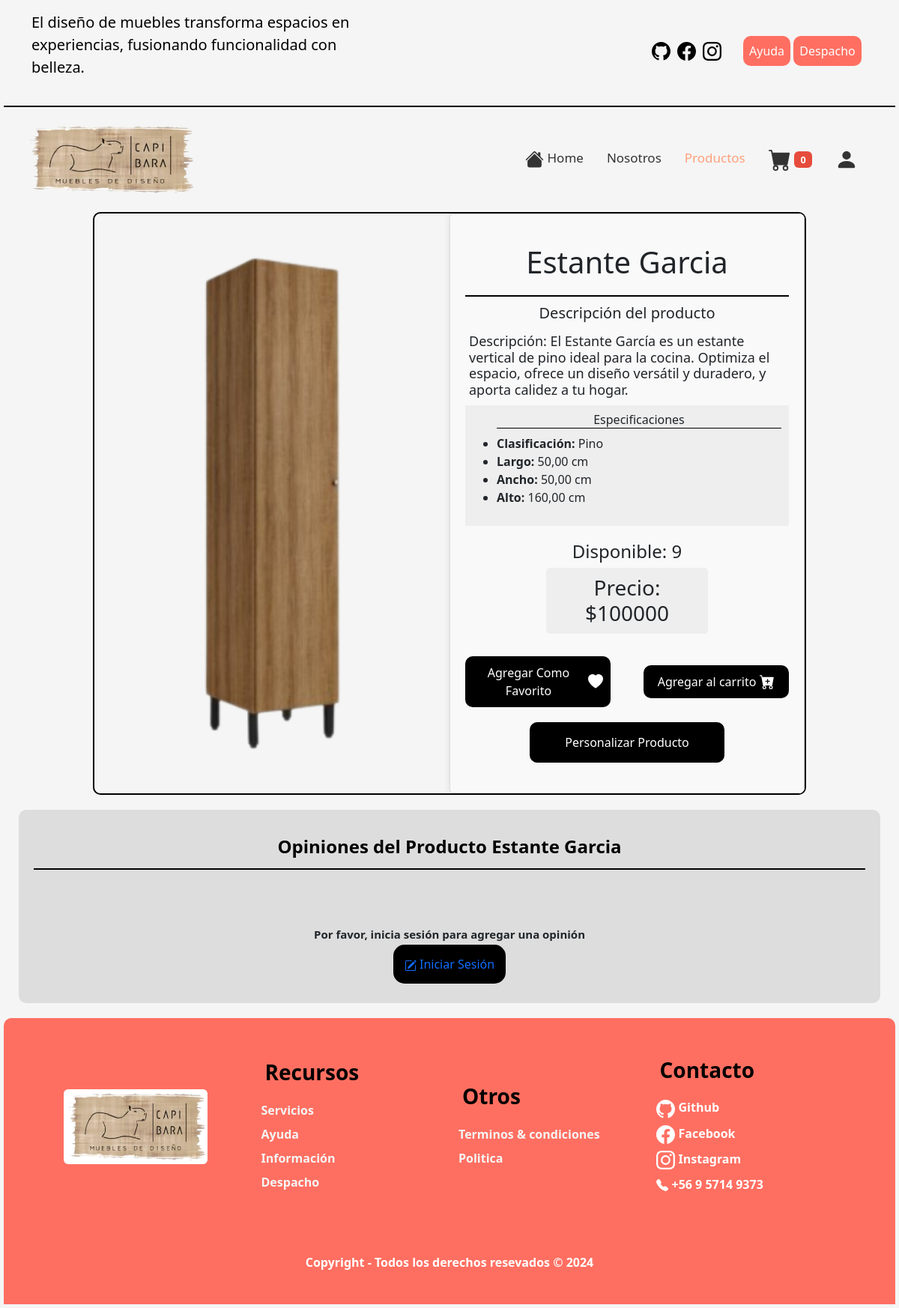
Page /ver_producto/1001/ on the committed database.
### apps/capibara/models.py (models this page shows, shortened)
class Producto(models.Model):
    img = models.ImageField(upload_to="imgProductos")
    cod = models.IntegerField(primary_key=True)
    nombre = models.CharField(max_length=100, null=False)
    clasificacion = models.CharField(max_length=100, null=False)
    categoria = models.ForeignKey(Categoria, on_delete=models.CASCADE)
    mueble = models.ForeignKey(Mueble, on_delete=models.CASCADE)
    stock = models.IntegerField(null=False)
    precio = models.IntegerField(null=False, default=0)
    descripcion = models.TextField(blank=True, null=True)
    fecha_ingreso = models.DateField(auto_now_add=True)
    ventas = models.IntegerField(default=0)
    largo_cm = models.DecimalField(
        max_digits=10, decimal_places=2, null=False, blank=False
    )
    ancho_cm = models.DecimalField(
        max_digits=10, decimal_places=2, null=False, blank=False
    )
    alto_cm = models.DecimalField(
        max_digits=10, decimal_places=2, null=False, blank=False
    )
    cantidad_planchas = models.IntegerField(default=0, blank=False)
    cantidad_tornillos = models.IntegerField(default=0, blank=False)
    cantidad_manillas = models.IntegerField(default=0, blank=False)
    cantidad_bisagras = models.IntegerField(default=0, blank=False)
    cantidad_patas_gomas = models.IntegerField(default=0, blank=False)
    cantidad_rieles = models.IntegerField(default=0, blank=False)
    disponible = models.BooleanField(default=True)

### apps/capibara/views.py (the view)
# urls.py: path("ver_producto/<int:p_cod>/", views.ver_producto, name="ver_producto"),
def ver_producto(request, p_cod):
    producto = get_object_or_404(Producto, cod=p_cod)
    context = {"producto": producto}
    return render(request, "pages/view_product.html", context)

### apps/capibara/context_processor.py (called while the page is built)
def carrito_counter(request):
    carrito = request.session.get("carrito", {})
    carrito_count = sum(carrito.values()) if carrito else 0
    return {"carrito_count": carrito_count}

def subtotal_carrito(request):
    subtotal = 0
    carrito = request.session.get("carrito", {})
    for cod_producto, cantidad in carrito.items():
        producto = Producto.objects.get(cod=cod_producto)
        subtotal += producto.precio * cantidad
    iva = subtotal * 0.19
    total_con_iva = subtotal + iva
    return {
        "subtotal_carrito": floatformat(subtotal, 0),
        "iva": floatformat(iva, 0),
        "total_con_iva": floatformat(total_con_iva, 0),
    }

### apps/capibara/templates/pages/view_product.html (shortened to what this page needs)
{% extends "base.html" %}
{% load static %}
{% block style %}
    <link rel="stylesheet" href="{% static 'CSS/viewproduct.css' %}">
{% endblock style %}
{% block nav-activate %}
<li class="nav-item">
    <a class="nav-link" aria-current="page" href="/home"> Home</a>
</li>
<li class="nav-item">
    <a class="nav-link" href="/contacto">Nosotros</a>
</li>
<li class="nav-item">
    <a class="nav-link active" href="/productos">Productos</a>
</li>
<li class="nav-item">
    <a class="nav-link" id="cartLink" href="{% url 'carrito' %}">
        <span class="badge cart-counter">{{ carrito_count }}</span>
    </a>
</li>
<li class="nav-item dropdown">
    {% if user.is_authenticated %}
        <a class="nav-link dropdown" role="button"data-bs-toggle="dropdown" aria-expanded="false"><svg xmlns="http://www.w3.org/2000/svg" width="30"
            height="30" fill="currentColor" class="bi bi-person-fill" viewBox="0 0 16 16">
            <path d="M3 14s-1 0-1-1 1-4 6-4 6 3 6 4-1 1-1 1zm5-6a3 3 0 1 0 0-6 3 3 0 0 0 0 6" />
        </svg>{{user.username}}</a>
        {% else %}
            <a class="nav-link" href="/acceso/"><svg xmlns="http://www.w3.org/2000/svg" width="30"
                    height="30" fill="currentColor" class="bi bi-person-fill" viewBox="0 0 16 16">
                    <path d="M3 14s-1 0-1-1 1-4 6-4 6 3 6 4-1 1-1 1zm5-6a3 3 0 1 0 0-6 3 3 0 0 0 0 6" />
                </svg>
            </a>
        {% endif %}
</li>
{% endblock nav-activate %}
{% block body %}
    <div class="producto">
        <div class="Container-Producto-img">
            <img src="{{ producto.img.url }}" class="card-img-top" alt="{{ producto.nombre }}">
        </div>
        <div class="Container-Producto-inf">
            <div class="Producto-inf">
                <h1 class="titulo-card">{{ producto.nombre }}</h1>
                <h1 class="titulo-product">Descripción del producto</h1>
                <h1 class="titulo">Descripción:<span class="otro"> {{ producto.descripcion }}</span></h1>
                <div class="Especificaciones">
                    <ul>
                        <h6 class="title-sect">Especificaciones</h6>
                        <li><strong>Clasificación:</strong> {{ producto.clasificacion }}</li>
                        <li><strong>Largo:</strong> {{ producto.largo_cm }} cm</li>
                        <li><strong>Ancho:</strong> {{ producto.ancho_cm }} cm</li>
                        <li><strong>Alto:</strong> {{ producto.alto_cm }} cm</li>
                    </ul>
                </div>
                <h4 class="titulo-d">Disponible: <span class="otro">{{ producto.stock }}</span> </h4>
                <div id="precio-producto-section">
                    <h3 class="titulo-t">Precio: $<span class="otro" id="precio-producto">{{ producto.precio }}</span></h3>
                </div>
                <div class="row container-buttons">
                    <div class="col-6">
                        <button id="btn-add-to-cart" class="btn-cart-heart" type="button" onclick="agregarAFavoritos()">
                            Agregar Como Favorito
                            <svg xmlns="http://www.w3.org/2000/svg" width="20" height="20" fill="currentColor" class="bi bi-heart-fill" viewBox="0 0 16 16">
                                <path fill-rule="evenodd" d="M8 1.314C12.438-3.248 23.534 4.735 8 15-7.534 4.736 3.562-3.248 8 1.314"/>
                            </svg>
                        </button>
                    </div>
                    <div class="col-6">
                        <form id="form-agregar-carrito" method="post" action="{% url 'agregar_al_carrito' %}">
                            <button id="btn-add-to-cart" class="btn-cart" type="submit">
                                Agregar al carrito
                            </button>
                        </form>
                    </div>
                </div>
                <button class="btn-clasificacion" id="btn-clasificacion">Personalizar Producto</button>
            </div>
        </div>
    </div>
        <div class="Opiniones">
            <h2 class="title-opn">Opiniones del Producto {{ producto.nombre }}</h2>
            <section>
                <table>
                    <tbody class="container-card-opn">
                    </tbody>
                </table>
                <section class="resenas-opn">
                    {% if user.is_authenticated %}
                    <div class="add-opn">
                        <h3 class="title-opn-add">Agregar Opinión</h3>
                        <form class="form-opn" method="post" action="{% url 'agregar_opinion' producto.cod %}">
                            {% csrf_token %}
                            <label class="label-opn" for="username" style="display: none;"><svg xmlns="http://www.w3.org/2000/svg" width="50" height="50" fill="currentColor" class="bi bi-person-circle" viewBox="0 0 16 16">
                                <path d="M11 6a3 3 0 1 1-6 0 3 3 0 0 1 6 0"/>
                                <path fill-rule="evenodd" d="M0 8a8 8 0 1 1 16 0A8 8 0 0 1 0 8m8-7a7 7 0 0 0-5.468 11.37C3.242 11.226 4.805 10 8 10s4.757 1.225 5.468 2.37A7 7 0 0 0 8 1"/>
                            </svg></label>
                            <input style="display: none;" class="name-opn" type="text" id="username" name="username" value="{{ user.username }}" disabled><br>
                            <label class="label-opn" for="calificacion">Califica el producto (1-5)</label>
                            <div class="calificacion-opn">
                                <input type="radio" id="estrella5" name="calificacion" value="1" required>
                                <label class="label-stair" for="estrella5"><svg xmlns="http://www.w3.org/2000/svg" width="16" height="16" fill="currentColor" class="bi bi-star-fill" viewBox="0 0 16 16">
                                    <path d="M3.612 15.443c-.386.198-.824-.149-.746-.592l.83-4.73L.173 6.765c-.329-.314-.158-.888.283-.95l4.898-.696L7.538.792c.197-.39.73-.39.927 0l2.184 4.327 4.898.696c.441.062.612.636.282.95l-3.522 3.356.83 4.73c.078.443-.36.79-.746.592L8 13.187l-4.389 2.256z"/>
                                    </svg></label>
                                <input type="radio" id="estrella4" name="calificacion" value="2" required>
                                <label class="label-stair" for="estrella4"><svg xmlns="http://www.w3.org/2000/svg" width="16" height="16" fill="currentColor" class="bi bi-star-fill" viewBox="0 0 16 16">
                                    <path d="M3.612 15.443c-.386.198-.824-.149-.746-.592l.83-4.73L.173 6.765c-.329-.314-.158-.888.283-.95l4.898-.696L7.538.792c.197-.39.73-.39.927 0l2.184 4.327 4.898.696c.441.062.612.636.282.95l-3.522 3.356.83 4.73c.078.443-.36.79-.746.592L8 13.187l-4.389 2.256z"/>
                                    </svg></label>
                                <input type="radio" id="estrella3" name="calificacion" value="3" required>
                                <label class="label-stair" for="estrella3"><svg xmlns="http://www.w3.org/2000/svg" width="16" height="16" fill="currentColor" class="bi bi-star-fill" viewBox="0 0 16 16">
                                    <path d="M3.612 15.443c-.386.198-.824-.149-.746-.592l.83-4.73L.173 6.765c-.329-.314-.158-.888.283-.95l4.898-.696L7.538.792c.197-.39.73-.39.927 0l2.184 4.327 4.898.696c.441.062.612.636.282.95l-3.522 3.356.83 4.73c.078.443-.36.79-.746.592L8 13.187l-4.389 2.256z"/>
                                    </svg></label>
                                <input class="select-opn" type="radio" id="estrella2" name="calificacion" value="4"required>
                                <label class="label-stair" for="estrella2"><svg xmlns="http://www.w3.org/2000/svg" width="16" height="16" fill="currentColor" class="bi bi-star-fill" viewBox="0 0 16 16">
                                    <path d="M3.612 15.443c-.386.198-.824-.149-.746-.592l.83-4.73L.173 6.765c-.329-.314-.158-.888.283-.95l4.898-.696L7.538.792c.197-.39.73-.39.927 0l2.184 4.327 4.898.696c.441.062.612.636.282.95l-3.522 3.356.83 4.73c.078.443-.36.79-.746.592L8 13.187l-4.389 2.256z"/>
                                    </svg></label>
                                <input type="radio" id="estrella1" name="calificacion" value="5" required>
                                <label class="label-stair" for="estrella1"><svg xmlns="http://www.w3.org/2000/svg" width="16" height="16" fill="currentColor" class="bi bi-star-fill" viewBox="0 0 16 16">
                                    <path d="M3.612 15.443c-.386.198-.824-.149-.746-.592l.83-4.73L.173 6.765c-.329-.314-.158-.888.283-.95l4.898-.696L7.538.792c.197-.39.73-.39.927 0l2.184 4.327 4.898.696c.441.062.612.636.282.95l-3.522 3.356.83 4.73c.078.443-.36.79-.746.592L8 13.187l-4.389 2.256z"/>
                                    </svg></label>
                            </div>
                            <label class="label-opn" for="comentario">Comentario:</label><br>
                            <textarea class="textarea-opn" id="comentario" placeholder="Ingresa que tal tu experiencia con este producto" name="comentario" rows="4" cols="50" required></textarea><br>
                            <button class="btn-opn" type="submit">Enviar <svg xmlns="http://www.w3.org/2000/svg" width="16" height="16" fill="currentColor" class="bi bi-send-fill" viewBox="0 0 16 16">
                                <path d="M15.964.686a.5.5 0 0 0-.65-.65L.767 5.855H.766l-.452.18a.5.5 0 0 0-.082.887l.41.26.001.002 4.995 3.178 3.178 4.995.002.002.26.41a.5.5 0 0 0 .886-.083zm-1.833 1.89L6.637 10.07l-.215-.338a.5.5 0 0 0-.154-.154l-.338-.215 7.494-7.494 1.178-.471z"/>
                            </svg></button>
                        </form>
                    </div>
                    {% else %}
                    <div class="container-opn">
                        <p class="opinion-login">Por favor, inicia sesión para agregar una opinión</p>
                        <a class="btn-log-opn" href="/acceso/"> Iniciar Sesión</a>
                    </div>
                    {% endif %}
                </section>
            </section>
        </div>
{% endblock body %}

### apps/capibara/static/css/viewproduct.css (style rules this page uses)
.producto { display: flex; width: 80%; margin: 0 auto; border: 2px solid #000; border-radius: 10px; -webkit-border-radius: 10px; -moz-border-radius: 10px; -ms-border-radius: 10px; -o-border-radius: 10px; overflow: hidden; }
.Container-Producto-img { flex: 1; aspect-ratio: 1/1; }
.Container-Producto-img :where(img) { width: 100%; height: 100%; object-fit: cover; overflow: hidden; }
.Container-Producto-inf { flex: 1; background-color: #eee; }
.Producto-inf { padding: 20px; width: 100%; height: 100%; background-color: #f9f9f9; border: 1px solid #ddd; padding: 20px; margin-bottom: 20px; border-radius: 5px; box-shadow: 0 0 10px rgba(0, 0, 0, 0.1); }
.titulo-card { font-size: 40px; margin-bottom: 10px; text-align: center; border-bottom: 2px solid #000; padding: 20px; }
.titulo-product { font-size: 20px; margin-bottom: 10px; text-align: center; }
.titulo { text-align: start; font-size: 18px; margin-bottom: 5px; padding: 5px; }
.Especificaciones { background-color: #eee; padding: 10px; margin-bottom: 20px; }
.title-sect { text-align: center; border-bottom: 1px solid #000; }
.titulo-d { text-align: center; }
.titulo-t { background-color: #eee; padding: 10px; width: 50%; margin: 0 auto; text-align: center; border-radius: 5px; -webkit-border-radius: 5px; -moz-border-radius: 5px; -ms-border-radius: 5px; -o-border-radius: 5px; }
.btn-clasificacion { padding: 15px; justify-content: center; display: flex; margin: 0 auto; width: 60%; background-color: #000; color: #fff; transition: background-color 0.3s ease; -webkit-transition: background-color 0.3s ease; -moz-transition: background-color 0.3s ease; -ms-transition: background-color 0.3s ease; -o-transition: background-color 0.3s ease; border: none; border-radius: 10px; -webkit-border-radius: 10px; -moz-border-radius: 10px; -ms-border-radius: 10px; -o-border-radius: 10px; }
.container-buttons { margin-top: 30px; }
.row { display: flex; justify-content: space-between; align-items: center; margin-bottom: 20px; }
.col-6 { flex: 0 0 calc(50% - 10px); }
.btn-cart-heart, .btn-cart { display: flex; align-items: center; justify-content: center; width: 100%; padding: 10px; border: none; background-color: #000; color: #fff; font-size: 16px; cursor: pointer; transition: background-color 0.3s ease; border-radius: 10px; -webkit-border-radius: 10px; -moz-border-radius: 10px; -ms-border-radius: 10px; -o-border-radius: 10px; }
.btn-cart-heart svg, .btn-cart svg { margin-left: 5px; }
.btn-cart-heart svg, .btn-cart svg { flex-shrink: 0; width: 20px; height: 20px; margin-left: 5px; }
.btn-cart svg, .btn-cart svg { margin-left: 5px; }
.Opiniones { margin: 20px; background-color: #ddd; border-radius: 10px; -webkit-border-radius: 10px; -moz-border-radius: 10px; -ms-border-radius: 10px; -o-border-radius: 10px; padding: 20px; }
.title-opn { font-size: 24px; color: #000; margin-bottom: 15px; font-weight: bold; border-bottom: 2px solid #000; text-align: center; padding: 15px; }
.Opiniones table { width: 100%; border-collapse: collapse; margin-bottom: 20px; }
.container-card-opn { display: flex; padding: 10px; justify-content: center; align-items: center; }
.Opiniones .resenas-opn { margin-top: 20px; }
.container-opn { text-align: center; padding: 20px; }
.opinion-login { font-size: 15px; font-weight: 800; }
.btn-log-opn { margin-top: 50px; background-color: #000; padding: 15px; border-radius: 15px; -webkit-border-radius: 15px; -moz-border-radius: 15px; -ms-border-radius: 15px; -o-border-radius: 15px; text-decoration: none; }

### apps/capibara/static/css/base.css (style rules this page uses)
body { background-color: #F5F5F5 !important; margin: 0; padding: 0; padding: 5px; }
.nav-item { justify-content: space-between; margin-right: 15px; }
.nav-link { color: #333 !important; font-size: 17px !important; font-weight: 500 !important; padding: 10px; }
.active { color: #FFA07A !important; }
.cart-counter { background-color: #e64c3c; }

### rows in the picture
Producto: img (picture), nombre "Estante Garcia", descripcion "El Estante García es un estante vertical de pino ideal para la cocina. Optimiza el espacio, ofrece un diseño versátil y duradero, y aporta calidez a tu hogar.", clasificacion "Pino", largo_cm "50,00", ancho_cm "50,00", alto_cm "160,00", stock "9", precio "100000"

### other values in the picture
{{ carrito_count }} "0"
